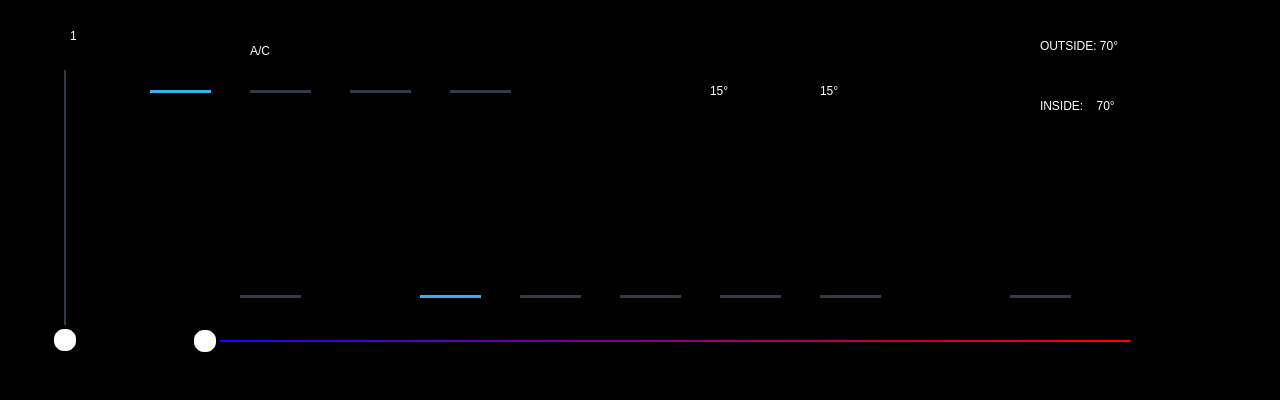
<?xml version="1.0" encoding="UTF-8"?>
<ui version="4.0">
 <class>MainWindow</class>
 <widget class="QMainWindow" name="MainWindow">
  <property name="geometry">
   <rect>
    <x>0</x>
    <y>0</y>
    <width>1280</width>
    <height>400</height>
   </rect>
  </property>
  <property name="minimumSize">
   <size>
    <width>1280</width>
    <height>400</height>
   </size>
  </property>
  <property name="maximumSize">
   <size>
    <width>1280</width>
    <height>400</height>
   </size>
  </property>
  <property name="windowTitle">
   <string>MainWindow</string>
  </property>
  <property name="styleSheet">
   <string notr="true">background-color: rgb(0, 0, 0);</string>
  </property>
  <widget class="QWidget" name="centralwidget">
   <widget class="QSlider" name="fanSlider">
    <property name="geometry">
     <rect>
      <x>30</x>
      <y>70</y>
      <width>71</width>
      <height>285</height>
     </rect>
    </property>
    <property name="styleSheet">
     <string notr="true">QSlider::groove:vertical {
    border-radius: 1px;
    width: 2px;
    margin: 20px;
    background-color: rgb(52, 59, 72);
}

QSlider::handle:vertical {
    background-color: rgb(255, 255, 255);
    border: 4px solid black;
    height: 22px;
    width: 22px;
    margin: -20px -14px;
    border-radius: 14px;
}
QSlider::sub-page:vertical {
    width: 2px;
    margin: 0px 20px; 
    background-color: rgb(52, 59, 72);
}
QSlider::add-page:vertical { 
	background-color:  rgb(255, 255, 255); 
	width: 2px;
	margin: 0px 20px; 
} </string>
    </property>
    <property name="maximum">
     <number>4</number>
    </property>
    <property name="value">
     <number>0</number>
    </property>
    <property name="orientation">
     <enum>Qt::Vertical</enum>
    </property>
    <property name="tickPosition">
     <enum>QSlider::TicksBelow</enum>
    </property>
   </widget>
   <widget class="QLabel" name="label">
    <property name="geometry">
     <rect>
      <x>23</x>
      <y>13</y>
      <width>41</width>
      <height>41</height>
     </rect>
    </property>
    <property name="text">
     <string/>
    </property>
    <property name="pixmap">
     <pixmap>fan.png</pixmap>
    </property>
    <property name="scaledContents">
     <bool>true</bool>
    </property>
   </widget>
   <widget class="QLabel" name="fanLabel">
    <property name="geometry">
     <rect>
      <x>70</x>
      <y>20</y>
      <width>31</width>
      <height>31</height>
     </rect>
    </property>
    <property name="styleSheet">
     <string notr="true">color: rgb(255, 255, 255);
font: 700 28pt &quot;Modern&quot;;</string>
    </property>
    <property name="text">
     <string>1</string>
    </property>
   </widget>
   <widget class="QLabel" name="both_i">
    <property name="geometry">
     <rect>
      <x>420</x>
      <y>220</y>
      <width>61</width>
      <height>61</height>
     </rect>
    </property>
    <property name="text">
     <string/>
    </property>
    <property name="pixmap">
     <pixmap>../../../../../../home/pi/Documents/repos/Stacy/Climate/both.png</pixmap>
    </property>
    <property name="scaledContents">
     <bool>true</bool>
    </property>
   </widget>
   <widget class="QLabel" name="defrost_i">
    <property name="geometry">
     <rect>
      <x>820</x>
      <y>220</y>
      <width>61</width>
      <height>61</height>
     </rect>
    </property>
    <property name="text">
     <string/>
    </property>
    <property name="pixmap">
     <pixmap>defrost.png</pixmap>
    </property>
    <property name="scaledContents">
     <bool>true</bool>
    </property>
   </widget>
   <widget class="QLabel" name="feetDef_i">
    <property name="geometry">
     <rect>
      <x>720</x>
      <y>220</y>
      <width>61</width>
      <height>61</height>
     </rect>
    </property>
    <property name="text">
     <string/>
    </property>
    <property name="pixmap">
     <pixmap>defrostFeet.png</pixmap>
    </property>
    <property name="scaledContents">
     <bool>true</bool>
    </property>
   </widget>
   <widget class="QLabel" name="feet_i">
    <property name="geometry">
     <rect>
      <x>520</x>
      <y>220</y>
      <width>61</width>
      <height>61</height>
     </rect>
    </property>
    <property name="text">
     <string/>
    </property>
    <property name="pixmap">
     <pixmap>feet.png</pixmap>
    </property>
    <property name="scaledContents">
     <bool>true</bool>
    </property>
   </widget>
   <widget class="QLabel" name="head_i">
    <property name="geometry">
     <rect>
      <x>620</x>
      <y>220</y>
      <width>61</width>
      <height>61</height>
     </rect>
    </property>
    <property name="text">
     <string/>
    </property>
    <property name="pixmap">
     <pixmap>head.png</pixmap>
    </property>
    <property name="scaledContents">
     <bool>true</bool>
    </property>
   </widget>
   <widget class="QLabel" name="heatSeater_i">
    <property name="geometry">
     <rect>
      <x>240</x>
      <y>220</y>
      <width>61</width>
      <height>61</height>
     </rect>
    </property>
    <property name="text">
     <string/>
    </property>
    <property name="pixmap">
     <pixmap>otherSeat.png</pixmap>
    </property>
    <property name="scaledContents">
     <bool>true</bool>
    </property>
   </widget>
   <widget class="QLabel" name="both_L">
    <property name="geometry">
     <rect>
      <x>420</x>
      <y>295</y>
      <width>61</width>
      <height>3</height>
     </rect>
    </property>
    <property name="styleSheet">
     <string notr="true">background-color: rgb(61, 174, 233);</string>
    </property>
    <property name="text">
     <string/>
    </property>
   </widget>
   <widget class="QLabel" name="feet_L">
    <property name="geometry">
     <rect>
      <x>520</x>
      <y>295</y>
      <width>61</width>
      <height>3</height>
     </rect>
    </property>
    <property name="styleSheet">
     <string notr="true">background-color: rgb(52, 59, 72);</string>
    </property>
    <property name="text">
     <string/>
    </property>
   </widget>
   <widget class="QLabel" name="head_L">
    <property name="geometry">
     <rect>
      <x>620</x>
      <y>295</y>
      <width>61</width>
      <height>3</height>
     </rect>
    </property>
    <property name="styleSheet">
     <string notr="true">background-color: rgb(52, 59, 72);</string>
    </property>
    <property name="text">
     <string/>
    </property>
   </widget>
   <widget class="QLabel" name="feetDef_L">
    <property name="geometry">
     <rect>
      <x>720</x>
      <y>295</y>
      <width>61</width>
      <height>3</height>
     </rect>
    </property>
    <property name="styleSheet">
     <string notr="true">background-color: rgb(52, 59, 72);</string>
    </property>
    <property name="text">
     <string/>
    </property>
   </widget>
   <widget class="QLabel" name="defrost_L">
    <property name="geometry">
     <rect>
      <x>820</x>
      <y>295</y>
      <width>61</width>
      <height>3</height>
     </rect>
    </property>
    <property name="styleSheet">
     <string notr="true">background-color: rgb(52, 59, 72);</string>
    </property>
    <property name="text">
     <string/>
    </property>
   </widget>
   <widget class="QLabel" name="heatSeater_L">
    <property name="geometry">
     <rect>
      <x>240</x>
      <y>295</y>
      <width>61</width>
      <height>3</height>
     </rect>
    </property>
    <property name="styleSheet">
     <string notr="true">background-color: rgb(52, 59, 72);</string>
    </property>
    <property name="text">
     <string/>
    </property>
   </widget>
   <widget class="QPushButton" name="both">
    <property name="geometry">
     <rect>
      <x>420</x>
      <y>220</y>
      <width>61</width>
      <height>61</height>
     </rect>
    </property>
    <property name="text">
     <string/>
    </property>
    <property name="flat">
     <bool>true</bool>
    </property>
   </widget>
   <widget class="QPushButton" name="feet">
    <property name="geometry">
     <rect>
      <x>520</x>
      <y>220</y>
      <width>61</width>
      <height>61</height>
     </rect>
    </property>
    <property name="text">
     <string/>
    </property>
    <property name="flat">
     <bool>true</bool>
    </property>
   </widget>
   <widget class="QPushButton" name="head">
    <property name="geometry">
     <rect>
      <x>620</x>
      <y>220</y>
      <width>61</width>
      <height>61</height>
     </rect>
    </property>
    <property name="text">
     <string/>
    </property>
    <property name="flat">
     <bool>true</bool>
    </property>
   </widget>
   <widget class="QPushButton" name="feetDef">
    <property name="geometry">
     <rect>
      <x>720</x>
      <y>220</y>
      <width>61</width>
      <height>61</height>
     </rect>
    </property>
    <property name="text">
     <string/>
    </property>
    <property name="flat">
     <bool>true</bool>
    </property>
   </widget>
   <widget class="QPushButton" name="defrost">
    <property name="geometry">
     <rect>
      <x>820</x>
      <y>220</y>
      <width>61</width>
      <height>61</height>
     </rect>
    </property>
    <property name="text">
     <string/>
    </property>
    <property name="flat">
     <bool>true</bool>
    </property>
   </widget>
   <widget class="QPushButton" name="heatSeater">
    <property name="geometry">
     <rect>
      <x>240</x>
      <y>220</y>
      <width>61</width>
      <height>61</height>
     </rect>
    </property>
    <property name="text">
     <string/>
    </property>
    <property name="flat">
     <bool>true</bool>
    </property>
   </widget>
   <widget class="QSlider" name="horizontalSlider">
    <property name="geometry">
     <rect>
      <x>190</x>
      <y>330</y>
      <width>961</width>
      <height>22</height>
     </rect>
    </property>
    <property name="styleSheet">
     <string notr="true">QSlider::groove:horizontal {
    border-radius: 1px;
    height: 2px;
    margin: 20px;
    background-color: qlineargradient(x1: 0, y1: 0, x2: 1, y2: 0, stop: 0 rgb(30, 0, 255), stop: 1 rgb(255, 0, 0));
}

QSlider::handle:horizontal {
    background-color: rgb(255, 255, 255);
    border: 4px solid black;
    height: 22px;
    width: 22px;
    margin: -14px -20px;
    border-radius: 14px;
}
/*
QSlider::sub-page:horizontal {
    height: 2px;
    margin: 20px 0px; 
    background-color: rgb(255, 255, 255);

}
QSlider::add-page:horizontal {
    height: 2px;
    margin: 20px 0px; 
    background-color: rgb(52, 59, 72);
}
*/</string>
    </property>
    <property name="orientation">
     <enum>Qt::Horizontal</enum>
    </property>
   </widget>
   <widget class="QLabel" name="insideAir_i">
    <property name="geometry">
     <rect>
      <x>150</x>
      <y>20</y>
      <width>61</width>
      <height>61</height>
     </rect>
    </property>
    <property name="text">
     <string/>
    </property>
    <property name="pixmap">
     <pixmap>insideAir.png</pixmap>
    </property>
    <property name="scaledContents">
     <bool>true</bool>
    </property>
   </widget>
   <widget class="QLabel" name="outsideAir_i_2">
    <property name="geometry">
     <rect>
      <x>1180</x>
      <y>320</y>
      <width>41</width>
      <height>41</height>
     </rect>
    </property>
    <property name="text">
     <string/>
    </property>
    <property name="pixmap">
     <pixmap>hot.png</pixmap>
    </property>
    <property name="scaledContents">
     <bool>true</bool>
    </property>
   </widget>
   <widget class="QLabel" name="outsideAir_i_3">
    <property name="geometry">
     <rect>
      <x>140</x>
      <y>320</y>
      <width>41</width>
      <height>41</height>
     </rect>
    </property>
    <property name="text">
     <string/>
    </property>
    <property name="pixmap">
     <pixmap>cold.png</pixmap>
    </property>
    <property name="scaledContents">
     <bool>true</bool>
    </property>
   </widget>
   <widget class="QLabel" name="outsideAir_i">
    <property name="geometry">
     <rect>
      <x>350</x>
      <y>20</y>
      <width>61</width>
      <height>61</height>
     </rect>
    </property>
    <property name="text">
     <string/>
    </property>
    <property name="pixmap">
     <pixmap>outsideAir.png</pixmap>
    </property>
    <property name="scaledContents">
     <bool>true</bool>
    </property>
   </widget>
   <widget class="QLabel" name="heatSeater_L_2">
    <property name="geometry">
     <rect>
      <x>1010</x>
      <y>295</y>
      <width>61</width>
      <height>3</height>
     </rect>
    </property>
    <property name="styleSheet">
     <string notr="true">background-color: rgb(52, 59, 72);</string>
    </property>
    <property name="text">
     <string/>
    </property>
   </widget>
   <widget class="QLabel" name="heatSeater_i_2">
    <property name="geometry">
     <rect>
      <x>1010</x>
      <y>220</y>
      <width>61</width>
      <height>61</height>
     </rect>
    </property>
    <property name="text">
     <string/>
    </property>
    <property name="pixmap">
     <pixmap>heatSetaer.png</pixmap>
    </property>
    <property name="scaledContents">
     <bool>true</bool>
    </property>
   </widget>
   <widget class="QPushButton" name="heatSeater_2">
    <property name="geometry">
     <rect>
      <x>1010</x>
      <y>220</y>
      <width>61</width>
      <height>61</height>
     </rect>
    </property>
    <property name="text">
     <string/>
    </property>
    <property name="flat">
     <bool>true</bool>
    </property>
   </widget>
   <widget class="QLabel" name="outsideTemp">
    <property name="geometry">
     <rect>
      <x>1040</x>
      <y>20</y>
      <width>211</width>
      <height>51</height>
     </rect>
    </property>
    <property name="styleSheet">
     <string notr="true">font: 700 20pt &quot;Segoe MDL2 Assets&quot;;
color: rgb(255, 255, 255);</string>
    </property>
    <property name="text">
     <string>OUTSIDE: 70°</string>
    </property>
   </widget>
   <widget class="QLabel" name="AC_i">
    <property name="geometry">
     <rect>
      <x>250</x>
      <y>20</y>
      <width>61</width>
      <height>61</height>
     </rect>
    </property>
    <property name="styleSheet">
     <string notr="true">font: 700 26pt &quot;Segoe MDL2 Assets&quot;;
color: rgb(255, 255, 255);</string>
    </property>
    <property name="text">
     <string>A/C</string>
    </property>
   </widget>
   <widget class="QLabel" name="insideAir_L">
    <property name="geometry">
     <rect>
      <x>150</x>
      <y>90</y>
      <width>61</width>
      <height>3</height>
     </rect>
    </property>
    <property name="styleSheet">
     <string notr="true">background-color: rgb(61, 174, 233);</string>
    </property>
    <property name="text">
     <string/>
    </property>
   </widget>
   <widget class="QLabel" name="AC_L">
    <property name="geometry">
     <rect>
      <x>250</x>
      <y>90</y>
      <width>61</width>
      <height>3</height>
     </rect>
    </property>
    <property name="styleSheet">
     <string notr="true">background-color: rgb(52, 59, 72);</string>
    </property>
    <property name="text">
     <string/>
    </property>
   </widget>
   <widget class="QLabel" name="outsideAir_L">
    <property name="geometry">
     <rect>
      <x>350</x>
      <y>90</y>
      <width>61</width>
      <height>3</height>
     </rect>
    </property>
    <property name="styleSheet">
     <string notr="true">background-color: rgb(52, 59, 72);</string>
    </property>
    <property name="text">
     <string/>
    </property>
   </widget>
   <widget class="QPushButton" name="insideAir">
    <property name="geometry">
     <rect>
      <x>150</x>
      <y>20</y>
      <width>61</width>
      <height>61</height>
     </rect>
    </property>
    <property name="text">
     <string/>
    </property>
    <property name="flat">
     <bool>true</bool>
    </property>
   </widget>
   <widget class="QPushButton" name="AC">
    <property name="geometry">
     <rect>
      <x>250</x>
      <y>20</y>
      <width>61</width>
      <height>61</height>
     </rect>
    </property>
    <property name="text">
     <string/>
    </property>
    <property name="flat">
     <bool>true</bool>
    </property>
   </widget>
   <widget class="QPushButton" name="outsideAir">
    <property name="geometry">
     <rect>
      <x>350</x>
      <y>20</y>
      <width>61</width>
      <height>61</height>
     </rect>
    </property>
    <property name="text">
     <string/>
    </property>
    <property name="flat">
     <bool>true</bool>
    </property>
   </widget>
   <widget class="QLabel" name="dayLight_i">
    <property name="geometry">
     <rect>
      <x>450</x>
      <y>20</y>
      <width>61</width>
      <height>61</height>
     </rect>
    </property>
    <property name="text">
     <string/>
    </property>
    <property name="pixmap">
     <pixmap>headlights.png</pixmap>
    </property>
    <property name="scaledContents">
     <bool>true</bool>
    </property>
   </widget>
   <widget class="QLabel" name="dayLight_L">
    <property name="geometry">
     <rect>
      <x>450</x>
      <y>90</y>
      <width>61</width>
      <height>3</height>
     </rect>
    </property>
    <property name="styleSheet">
     <string notr="true">background-color: rgb(52, 59, 72);</string>
    </property>
    <property name="text">
     <string/>
    </property>
   </widget>
   <widget class="QPushButton" name="dayLight">
    <property name="geometry">
     <rect>
      <x>450</x>
      <y>20</y>
      <width>61</width>
      <height>61</height>
     </rect>
    </property>
    <property name="text">
     <string/>
    </property>
    <property name="flat">
     <bool>true</bool>
    </property>
   </widget>
   <widget class="QLabel" name="label_4">
    <property name="geometry">
     <rect>
      <x>1040</x>
      <y>80</y>
      <width>211</width>
      <height>51</height>
     </rect>
    </property>
    <property name="styleSheet">
     <string notr="true">font: 700 20pt &quot;Segoe MDL2 Assets&quot;;
color: rgb(255, 255, 255);</string>
    </property>
    <property name="text">
     <string>INSIDE:    70°</string>
    </property>
   </widget>
   <widget class="QLabel" name="label_5">
    <property name="geometry">
     <rect>
      <x>710</x>
      <y>80</y>
      <width>41</width>
      <height>21</height>
     </rect>
    </property>
    <property name="styleSheet">
     <string notr="true">font: 700 15pt &quot;Segoe MDL2 Assets&quot;;
color: rgb(255, 255, 255);</string>
    </property>
    <property name="text">
     <string>15°</string>
    </property>
   </widget>
   <widget class="QGraphicsView" name="profileView">
    <property name="geometry">
     <rect>
      <x>690</x>
      <y>0</y>
      <width>81</width>
      <height>71</height>
     </rect>
    </property>
    <property name="styleSheet">
     <string notr="true">border-width: 0px; border-style: solid</string>
    </property>
    <property name="verticalScrollBarPolicy">
     <enum>Qt::ScrollBarAlwaysOff</enum>
    </property>
    <property name="horizontalScrollBarPolicy">
     <enum>Qt::ScrollBarAlwaysOff</enum>
    </property>
   </widget>
   <widget class="QGraphicsView" name="faceView">
    <property name="geometry">
     <rect>
      <x>790</x>
      <y>0</y>
      <width>91</width>
      <height>71</height>
     </rect>
    </property>
    <property name="styleSheet">
     <string notr="true">border-width: 0px; border-style: solid</string>
    </property>
    <property name="verticalScrollBarPolicy">
     <enum>Qt::ScrollBarAlwaysOff</enum>
    </property>
    <property name="horizontalScrollBarPolicy">
     <enum>Qt::ScrollBarAlwaysOff</enum>
    </property>
   </widget>
   <widget class="QLabel" name="label_6">
    <property name="geometry">
     <rect>
      <x>820</x>
      <y>80</y>
      <width>41</width>
      <height>21</height>
     </rect>
    </property>
    <property name="styleSheet">
     <string notr="true">font: 700 15pt &quot;Segoe MDL2 Assets&quot;;
color: rgb(255, 255, 255);</string>
    </property>
    <property name="text">
     <string>15°</string>
    </property>
   </widget>
   <zorder>fanSlider</zorder>
   <zorder>label</zorder>
   <zorder>fanLabel</zorder>
   <zorder>both_i</zorder>
   <zorder>defrost_i</zorder>
   <zorder>feetDef_i</zorder>
   <zorder>feet_i</zorder>
   <zorder>head_i</zorder>
   <zorder>heatSeater_i</zorder>
   <zorder>both_L</zorder>
   <zorder>feet_L</zorder>
   <zorder>head_L</zorder>
   <zorder>feetDef_L</zorder>
   <zorder>defrost_L</zorder>
   <zorder>heatSeater_L</zorder>
   <zorder>both</zorder>
   <zorder>feet</zorder>
   <zorder>head</zorder>
   <zorder>feetDef</zorder>
   <zorder>defrost</zorder>
   <zorder>heatSeater</zorder>
   <zorder>horizontalSlider</zorder>
   <zorder>insideAir_i</zorder>
   <zorder>outsideAir_i_2</zorder>
   <zorder>outsideAir_i_3</zorder>
   <zorder>outsideAir_i</zorder>
   <zorder>heatSeater_L_2</zorder>
   <zorder>heatSeater_i_2</zorder>
   <zorder>heatSeater_2</zorder>
   <zorder>outsideTemp</zorder>
   <zorder>AC_i</zorder>
   <zorder>insideAir_L</zorder>
   <zorder>AC_L</zorder>
   <zorder>outsideAir_L</zorder>
   <zorder>insideAir</zorder>
   <zorder>AC</zorder>
   <zorder>outsideAir</zorder>
   <zorder>dayLight_i</zorder>
   <zorder>dayLight_L</zorder>
   <zorder>dayLight</zorder>
   <zorder>label_4</zorder>
   <zorder>profileView</zorder>
   <zorder>faceView</zorder>
   <zorder>label_6</zorder>
   <zorder>label_5</zorder>
  </widget>
  <widget class="QStatusBar" name="statusbar"/>
 </widget>
 <resources/>
 <connections>
  <connection>
   <sender>fanSlider</sender>
   <signal>valueChanged(int)</signal>
   <receiver>fanLabel</receiver>
   <slot>setNum(int)</slot>
   <hints>
    <hint type="sourcelabel">
     <x>50</x>
     <y>165</y>
    </hint>
    <hint type="destinationlabel">
     <x>115</x>
     <y>155</y>
    </hint>
   </hints>
  </connection>
 </connections>
</ui>
